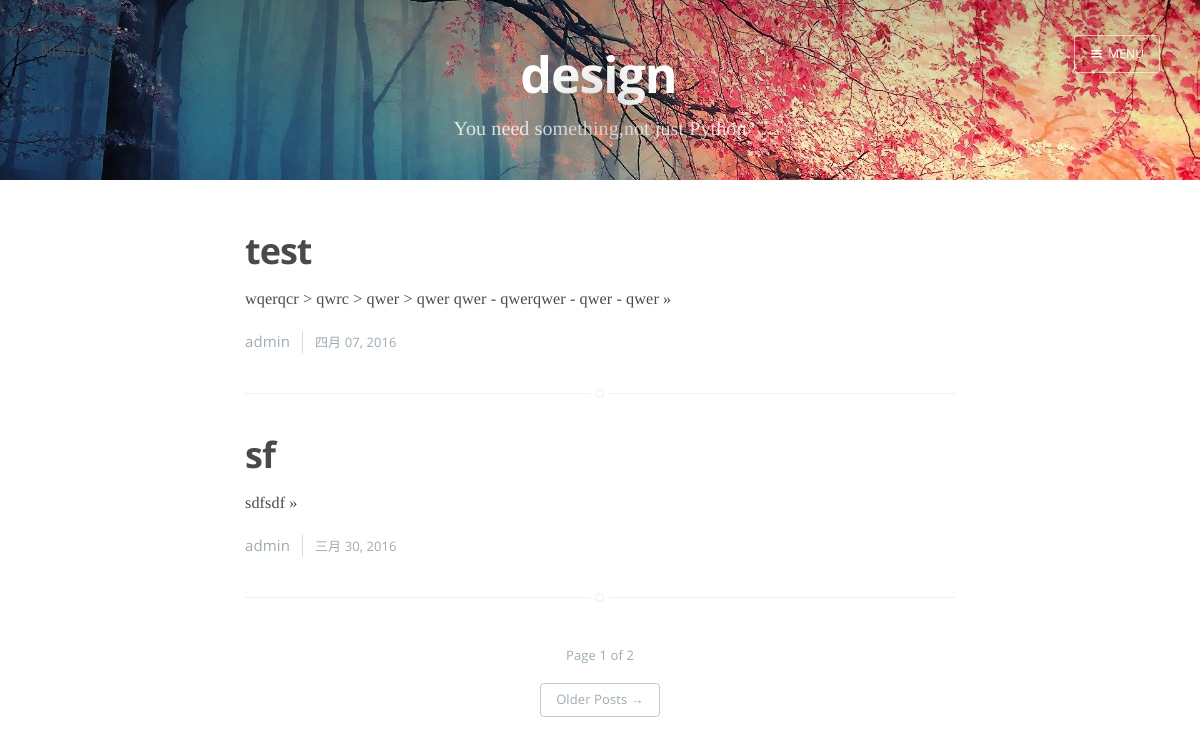
Screenshot of /blog/tag/design with the database file from the repository.
### apps/blog/models.py (models this page shows, shortened)
class Tag(models.Model):
    title = models.CharField('名称', max_length=50, db_index=True, unique=True)

class Blog(models.Model):
    STATUS_CHOICES = (
        ('d', "草稿"),
        ('p', "已发布"),
    )
    title = models.CharField('标题', max_length=150, db_index=True, unique=True)
    link = models.CharField('链接', max_length=150, default='')
    link.help_text = "Cool URIs don't change"
    snippet = models.CharField('摘要', max_length=500, default='')
    content = models.TextField('内容', )
    add_time = models.DateTimeField('创建时间', auto_now_add=True)
    publish_time = models.DateTimeField('发表时间', null=True)
    update_time = models.DateTimeField('修改时间')
    status = models.CharField('状态', max_length=1, choices=STATUS_CHOICES, default=STATUS_CHOICES[0][0])
    is_public = models.BooleanField('公开', default=True)
    is_top = models.BooleanField('置顶', default=False)
    access_count = models.IntegerField('浏览量', default=1, editable=False)
    category = models.ForeignKey('Category', verbose_name='所属分类')
    tags = models.ManyToManyField('Tag', verbose_name='标签集合', null=True, blank=True)
    tags.help_text = '标签'
    author = models.ForeignKey(User, verbose_name='作者')
    def get_absolute_url(self):
        return reverse('blog:blog_detail', args=(self.id, self.link))

### apps/blog/views.py (the view)
# urls.py: url(r'^tag/(?P<tag_name>\w+)$', BlogListView.as_view(), name='tag'),
class BlogListView(ListView):
    template_name = 'post_list.html'
    paginate_by = settings.PAGE_SIZE
    context_object_name = "blog_list"
    def get_queryset(self):
        query_condition = {
            'status': 'p',
            'is_public': True
        }
        if 'tag_name' in self.kwargs:
            query_condition['tags__title'] = self.kwargs['tag_name']
        return Blog.objects.filter(**query_condition).order_by('-publish_time')
    def get_context_data(self, **kwargs):
        context = super(BlogListView, self).get_context_data(**kwargs)
        tag_name = self.kwargs.get('tag_name')
        if tag_name:
            context['tag_title'] = tag_name
            context['tag_description'] = ''
        return context

### apps/blog/context_processors.py (called while the page is built)
def google_analytics(request):
    from django.conf import settings
    return {'ga_id': settings.GOOGLE_ANALYTICS_ID}

### apps/blog/templates/post_list.html (shortened to what this page needs)
{% extends "base.html" %}
{% load myapp_markup %}
{% block body_class %} home-template {% endblock %}
{% load staticfiles %}
{% block head %}
<header class="main-header tag-head " style="background-image: url({% static 'img/home-bg.jpg' %})">
    <nav class="main-nav overlay clearfix">
        <a class="blog-logo" href="{%url 'index' %}">Maybe!</a>
            <a class="menu-button icon-menu" href="#"><span class="word">Menu</span></a>
    </nav>
    <div class="vertical">
        <div class="main-header-content inner">
            <h1 class="page-title">{{tag_title |default:"Life is Short"}}</h1>
            <h2 class="page-description">
                    {{tag_description|default:" You need something,not just Python"}}
            </h2>
        </div>
    </div>
</header>
{% endblock %}
{% block body %}
<main id="content" class="content" role="main">
    {% for blog in blog_list %}
    <article class="post">
        <header class="post-header">
            <h2 class="post-title"><a href="{{blog.get_absolute_url}}">{{blog.title}}</a></h2>
        </header>
        <section class="post-excerpt">
            <p><a class="read-more" href="{{blog.get_absolute_url}}">{{blog.snippet}} &raquo;</a></p>
        </section>
        <footer class="post-meta">
            {{blog.author.username}}
            <time class="post-date" datetime='{{blog.add_time|date:"b d, Y"}}'>{{blog.add_time|date:"b d, Y"}}</time>
        </footer>
    </article>
    {% endfor %}
    {% if is_paginated %}
    <nav class="pagination" role="navigation">
        <span class="page-number">Page {{ page_obj.number }} of  {{ page_obj.paginator.num_pages }}</span>
        {% if page_obj.has_next %}
        <a class="older-posts" href="/?page={{ page_obj.next_page_number }}">Older Posts →</a>
        {% endif %}
    </nav>
    {% endif %}
</main>
{% endblock %}

### rows the page displays
Tag: title "design"
Blog: title "test", snippet "wqerqcr > qwrc > qwer > qwer qwer - qwerqwer - qwer - qwer", author.username "admin", add_time "四月 07, 2016"
Blog: title "sf", snippet "sdfsdf", author.username "admin", add_time "三月 30, 2016"

### other values shown
{{ tag_description|default:" You need something,not just Python" }} "You need something,not just Python"
{{ page_obj.number }} "1"
{{ page_obj.paginator.num_pages }} "2"
